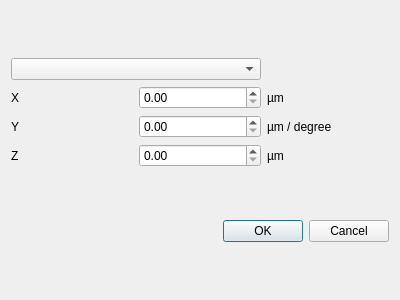
<?xml version="1.0" encoding="UTF-8"?>
<ui version="4.0">
 <class>Dialog</class>
 <widget class="QDialog" name="Dialog">
  <property name="geometry">
   <rect>
    <x>0</x>
    <y>0</y>
    <width>400</width>
    <height>300</height>
   </rect>
  </property>
  <property name="windowTitle">
   <string>Define probe position 1</string>
  </property>
  <layout class="QVBoxLayout" name="verticalLayout">
   <item>
    <layout class="QGridLayout" name="gridLayout">
     <item row="2" column="0">
      <widget class="QLabel" name="label_2">
       <property name="text">
        <string>Y</string>
       </property>
      </widget>
     </item>
     <item row="1" column="0">
      <widget class="QLabel" name="label">
       <property name="text">
        <string>X</string>
       </property>
      </widget>
     </item>
     <item row="3" column="1">
      <widget class="QDoubleSpinBox" name="z_pos_DSpinBox">
       <property name="maximum">
        <double>70000.000000000000000</double>
       </property>
      </widget>
     </item>
     <item row="2" column="2">
      <widget class="QLabel" name="label_5">
       <property name="text">
        <string>µm / degree</string>
       </property>
      </widget>
     </item>
     <item row="3" column="2">
      <widget class="QLabel" name="label_6">
       <property name="text">
        <string>µm</string>
       </property>
      </widget>
     </item>
     <item row="1" column="2">
      <widget class="QLabel" name="label_4">
       <property name="text">
        <string>µm</string>
       </property>
      </widget>
     </item>
     <item row="1" column="1">
      <widget class="QDoubleSpinBox" name="x_pos_DSpinBox">
       <property name="minimum">
        <double>0.000000000000000</double>
       </property>
       <property name="maximum">
        <double>50000.000000000000000</double>
       </property>
      </widget>
     </item>
     <item row="2" column="1">
      <widget class="QDoubleSpinBox" name="y_pos_DSpinBox">
       <property name="minimum">
        <double>0.000000000000000</double>
       </property>
       <property name="maximum">
        <double>360.000000000000000</double>
       </property>
      </widget>
     </item>
     <item row="3" column="0">
      <widget class="QLabel" name="label_3">
       <property name="text">
        <string>Z</string>
       </property>
      </widget>
     </item>
     <item row="0" column="0" colspan="2">
      <widget class="QComboBox" name="Tube_comboBox"/>
     </item>
    </layout>
   </item>
   <item>
    <widget class="QDialogButtonBox" name="buttonBox">
     <property name="orientation">
      <enum>Qt::Orientation::Horizontal</enum>
     </property>
     <property name="standardButtons">
      <set>QDialogButtonBox::StandardButton::Cancel|QDialogButtonBox::StandardButton::Ok</set>
     </property>
    </widget>
   </item>
  </layout>
 </widget>
 <resources/>
 <connections>
  <connection>
   <sender>buttonBox</sender>
   <signal>accepted()</signal>
   <receiver>Dialog</receiver>
   <slot>accept()</slot>
   <hints>
    <hint type="sourcelabel">
     <x>248</x>
     <y>254</y>
    </hint>
    <hint type="destinationlabel">
     <x>157</x>
     <y>274</y>
    </hint>
   </hints>
  </connection>
  <connection>
   <sender>buttonBox</sender>
   <signal>rejected()</signal>
   <receiver>Dialog</receiver>
   <slot>reject()</slot>
   <hints>
    <hint type="sourcelabel">
     <x>316</x>
     <y>260</y>
    </hint>
    <hint type="destinationlabel">
     <x>286</x>
     <y>274</y>
    </hint>
   </hints>
  </connection>
 </connections>
</ui>
